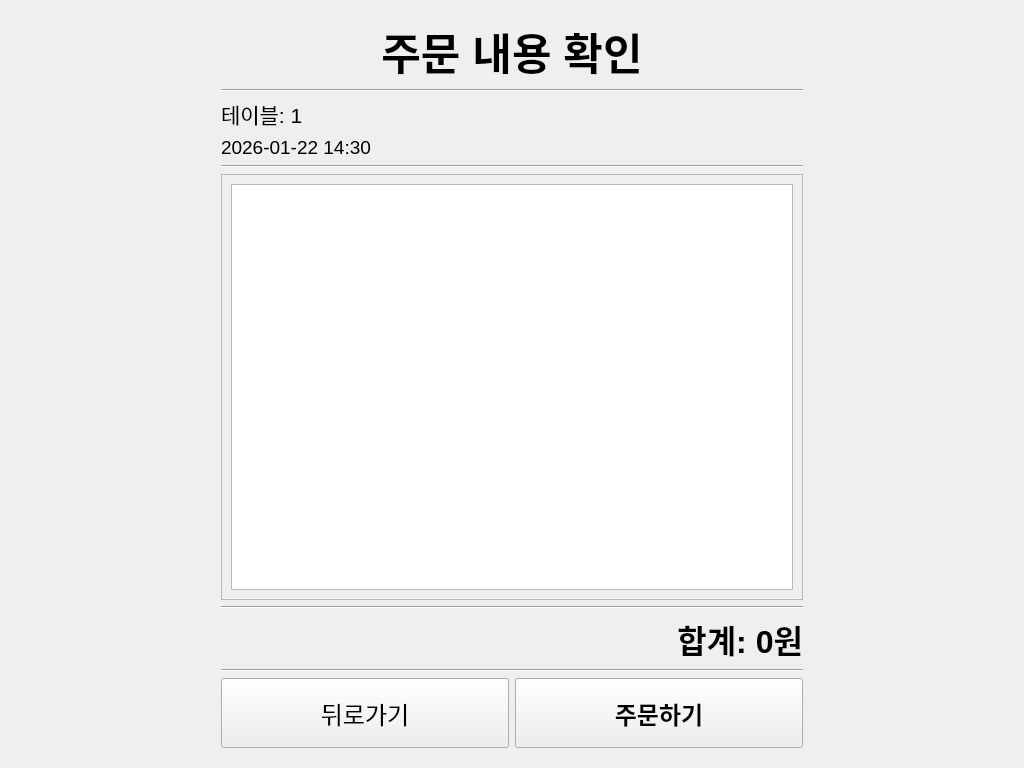
<?xml version="1.0" encoding="UTF-8"?>
<ui version="4.0">
 <class>OrderConfirmation</class>
 <widget class="QWidget" name="OrderConfirmation">
  <property name="geometry">
   <rect>
    <x>0</x>
    <y>0</y>
    <width>1024</width>
    <height>768</height>
   </rect>
  </property>
  <property name="windowTitle">
   <string>주문 확인</string>
  </property>
  <layout class="QVBoxLayout" name="verticalLayout_main">
   <item>
    <layout class="QHBoxLayout" name="horizontalLayout_main">
     <item>
      <spacer name="horizontalSpacer_left">
       <property name="orientation">
        <enum>Qt::Horizontal</enum>
       </property>
       <property name="sizeHint" stdset="0">
        <size>
         <width>40</width>
         <height>20</height>
        </size>
       </property>
      </spacer>
     </item>
     <item>
      <widget class="QWidget" name="widget_receipt" native="true">
       <property name="minimumSize">
        <size>
         <width>600</width>
         <height>0</height>
        </size>
       </property>
       <property name="maximumSize">
        <size>
         <width>700</width>
         <height>16777215</height>
        </size>
       </property>
       <layout class="QVBoxLayout" name="verticalLayout_receipt">
        <item>
         <widget class="QLabel" name="label_title">
          <property name="text">
           <string>주문 내용 확인</string>
          </property>
          <property name="alignment">
           <set>Qt::AlignCenter</set>
          </property>
          <property name="font">
           <font>
            <pointsize>32</pointsize>
            <weight>75</weight>
            <bold>true</bold>
           </font>
          </property>
         </widget>
        </item>
        <item>
         <widget class="Line" name="line_1">
          <property name="orientation">
           <enum>Qt::Horizontal</enum>
          </property>
         </widget>
        </item>
        <item>
         <widget class="QLabel" name="label_table">
          <property name="text">
           <string>테이블: 1</string>
          </property>
          <property name="font">
           <font>
            <pointsize>16</pointsize>
           </font>
          </property>
         </widget>
        </item>
        <item>
         <widget class="QLabel" name="label_datetime">
          <property name="text">
           <string>2026-01-22 14:30</string>
          </property>
          <property name="font">
           <font>
            <pointsize>14</pointsize>
           </font>
          </property>
         </widget>
        </item>
        <item>
         <widget class="Line" name="line_2">
          <property name="orientation">
           <enum>Qt::Horizontal</enum>
          </property>
         </widget>
        </item>
        <item>
         <widget class="QScrollArea" name="scrollArea_items">
          <property name="widgetResizable">
           <bool>true</bool>
          </property>
          <widget class="QWidget" name="scrollAreaWidgetContents">
           <property name="geometry">
            <rect>
             <x>0</x>
             <y>0</y>
             <width>660</width>
             <height>350</height>
            </rect>
           </property>
           <layout class="QVBoxLayout" name="verticalLayout_items">
            <item>
             <widget class="QTextEdit" name="text_items">
              <property name="readOnly">
               <bool>true</bool>
              </property>
              <property name="font">
               <font>
                <pointsize>14</pointsize>
               </font>
              </property>
             </widget>
            </item>
           </layout>
          </widget>
         </widget>
        </item>
        <item>
         <widget class="Line" name="line_3">
          <property name="orientation">
           <enum>Qt::Horizontal</enum>
          </property>
         </widget>
        </item>
        <item>
         <widget class="QLabel" name="label_total">
          <property name="text">
           <string>합계: 0원</string>
          </property>
          <property name="alignment">
           <set>Qt::AlignRight|Qt::AlignVCenter</set>
          </property>
          <property name="font">
           <font>
            <pointsize>24</pointsize>
            <weight>75</weight>
            <bold>true</bold>
           </font>
          </property>
         </widget>
        </item>
        <item>
         <widget class="Line" name="line_4">
          <property name="orientation">
           <enum>Qt::Horizontal</enum>
          </property>
         </widget>
        </item>
        <item>
         <layout class="QHBoxLayout" name="horizontalLayout_buttons">
          <item>
           <widget class="QPushButton" name="btn_back">
            <property name="minimumSize">
             <size>
              <width>0</width>
              <height>70</height>
             </size>
            </property>
            <property name="font">
             <font>
              <pointsize>18</pointsize>
             </font>
            </property>
            <property name="text">
             <string>뒤로가기</string>
            </property>
           </widget>
          </item>
          <item>
           <widget class="QPushButton" name="btn_submit">
            <property name="minimumSize">
             <size>
              <width>0</width>
              <height>70</height>
             </size>
            </property>
            <property name="font">
             <font>
              <pointsize>18</pointsize>
              <weight>75</weight>
              <bold>true</bold>
             </font>
            </property>
            <property name="text">
             <string>주문하기</string>
            </property>
           </widget>
          </item>
         </layout>
        </item>
       </layout>
      </widget>
     </item>
     <item>
      <spacer name="horizontalSpacer_right">
       <property name="orientation">
        <enum>Qt::Horizontal</enum>
       </property>
       <property name="sizeHint" stdset="0">
        <size>
         <width>40</width>
         <height>20</height>
        </size>
       </property>
      </spacer>
     </item>
    </layout>
   </item>
  </layout>
 </widget>
 <resources/>
 <connections/>
</ui>
